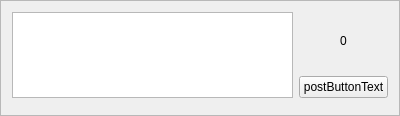
<?xml version="1.0" encoding="UTF-8"?>
<ui version="4.0">
 <class>PostArea</class>
 <widget class="QFrame" name="PostArea">
  <property name="geometry">
   <rect>
    <x>0</x>
    <y>0</y>
    <width>400</width>
    <height>116</height>
   </rect>
  </property>
  <property name="windowTitle">
   <string>Form</string>
  </property>
  <property name="frameShape">
   <enum>QFrame::StyledPanel</enum>
  </property>
  <property name="frameShadow">
   <enum>QFrame::Raised</enum>
  </property>
  <layout class="QVBoxLayout" name="verticalLayout_2">
   <item>
    <widget class="QFrame" name="frame">
     <property name="frameShape">
      <enum>QFrame::NoFrame</enum>
     </property>
     <property name="frameShadow">
      <enum>QFrame::Raised</enum>
     </property>
     <layout class="QHBoxLayout" name="horizontalLayout_3">
      <property name="leftMargin">
       <number>0</number>
      </property>
      <property name="topMargin">
       <number>0</number>
      </property>
      <property name="rightMargin">
       <number>0</number>
      </property>
      <property name="bottomMargin">
       <number>0</number>
      </property>
      <item>
       <widget class="TootEdit" name="tootEdit"/>
      </item>
      <item>
       <layout class="QVBoxLayout" name="verticalLayout">
        <item>
         <widget class="QLabel" name="lengthLabel">
          <property name="text">
           <string>0</string>
          </property>
          <property name="alignment">
           <set>Qt::AlignCenter</set>
          </property>
         </widget>
        </item>
        <item>
         <widget class="QPushButton" name="postButton">
          <property name="text">
           <string>postButtonText</string>
          </property>
         </widget>
        </item>
       </layout>
      </item>
     </layout>
    </widget>
   </item>
   <item>
    <widget class="ReplyIndicator" name="replyIndicator">
     <property name="enabled">
      <bool>true</bool>
     </property>
     <property name="sizePolicy">
      <sizepolicy hsizetype="Preferred" vsizetype="Preferred">
       <horstretch>0</horstretch>
       <verstretch>1</verstretch>
      </sizepolicy>
     </property>
    </widget>
   </item>
  </layout>
 </widget>
 <customwidgets>
  <customwidget>
   <class>ReplyIndicator</class>
   <extends>QFrame</extends>
   <header>ui/postarea/replyindicator.hpp</header>
   <container>1</container>
  </customwidget>
  <customwidget>
   <class>TootEdit</class>
   <extends>QTextEdit</extends>
   <header>ui/postarea/tootedit.hpp</header>
  </customwidget>
 </customwidgets>
 <resources/>
 <connections/>
</ui>
